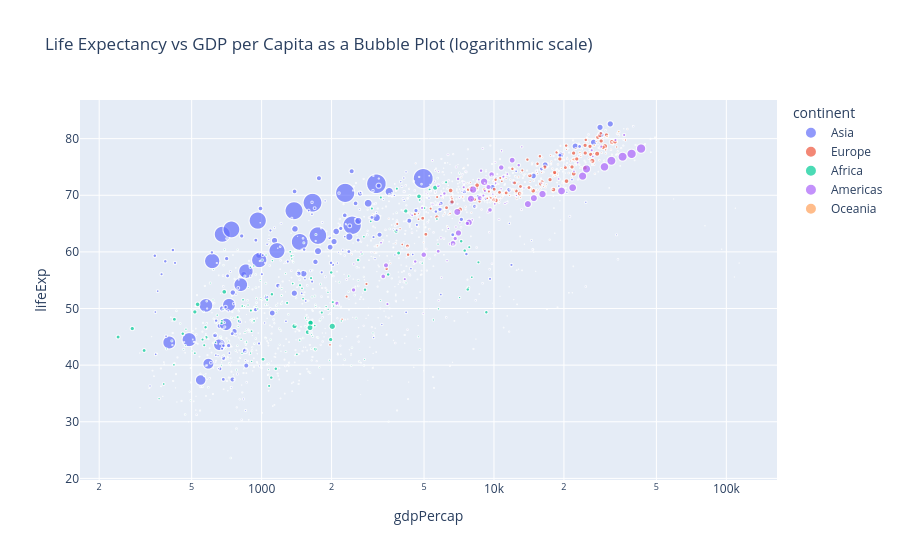

Here is the notebook cell this chart was saved with:
### Code cell
fig = px.scatter(gapminder_df, x='gdpPercap', y='lifeExp', title='Life Expectancy vs GDP per Capita as a Bubble Plot (logarithmic scale)', 
                 color='continent', size='pop', log_x=True)
fig.show()

### Figure 1 — Plotly figure (JSON) as saved in the notebook; plotly's stock layout.template omitted (floating-point values rounded to 4 significant figures; data arrays with more than 128 entries replaced by an {"elided": "..."} marker saying what was removed)
{"data": [{"hovertemplate": "continent=Asia<br>gdpPercap=%{x}<br>lifeExp=%{y}<br>pop=%{marker.size}<extra></extra>", "legendgroup": "Asia", "marker": {"color": "#636efa", "size": {"elided": "396 int values"}, "sizemode": "area", "sizeref": 3297000.0, "symbol": "circle"}, "mode": "markers", "name": "Asia", "showlegend": true, "type": "scattergl", "x": {"elided": "396 float values"}, "xaxis": "x", "y": {"elided": "396 float values"}, "yaxis": "y"}, {"hovertemplate": "continent=Europe<br>gdpPercap=%{x}<br>lifeExp=%{y}<br>pop=%{marker.size}<extra></extra>", "legendgroup": "Europe", "marker": {"color": "#EF553B", "size": {"elided": "360 int values"}, "sizemode": "area", "sizeref": 3297000.0, "symbol": "circle"}, "mode": "markers", "name": "Europe", "showlegend": true, "type": "scattergl", "x": {"elided": "360 float values"}, "xaxis": "x", "y": {"elided": "360 float values"}, "yaxis": "y"}, {"hovertemplate": "continent=Africa<br>gdpPercap=%{x}<br>lifeExp=%{y}<br>pop=%{marker.size}<extra></extra>", "legendgroup": "Africa", "marker": {"color": "#00cc96", "size": {"elided": "624 int values"}, "sizemode": "area", "sizeref": 3297000.0, "symbol": "circle"}, "mode": "markers", "name": "Africa", "showlegend": true, "type": "scattergl", "x": {"elided": "624 float values"}, "xaxis": "x", "y": {"elided": "624 float values"}, "yaxis": "y"}, {"hovertemplate": "continent=Americas<br>gdpPercap=%{x}<br>lifeExp=%{y}<br>pop=%{marker.size}<extra></extra>", "legendgroup": "Americas", "marker": {"color": "#ab63fa", "size": {"elided": "300 int values"}, "sizemode": "area", "sizeref": 3297000.0, "symbol": "circle"}, "mode": "markers", "name": "Americas", "showlegend": true, "type": "scattergl", "x": {"elided": "300 float values"}, "xaxis": "x", "y": {"elided": "300 float values"}, "yaxis": "y"}, {"hovertemplate": "continent=Oceania<br>gdpPercap=%{x}<br>lifeExp=%{y}<br>pop=%{marker.size}<extra></extra>", "legendgroup": "Oceania", "marker": {"color": "#FFA15A", "size": [8691212, 9712569, 10794968, 11872264, 13177000, 14074100, 15184200, 16257249, 17481977, 18565243, 19546792, 20434176, 1994794, 2229407, 2488550, 2728150, 2929100, 3164900, 3210650, 3317166, 3437674, 3676187, 3908037, 4115771], "sizemode": "area", "sizeref": 3297000.0, "symbol": "circle"}, "mode": "markers", "name": "Oceania", "showlegend": true, "type": "scattergl", "x": [10040.0, 10950.0, 12220.0, 14530.0, 16790.0, 18330.0, 19480.0, 21890.0, 23420.0, 27000.0, 30690.0, 34440.0, 10560.0, 12250.0, 13180.0, 14460.0, 16050.0, 16230.0, 17630.0, 19010.0, 18360.0, 21050.0, 23190.0, 25190.0], "xaxis": "x", "y": [69.12, 70.33, 70.93, 71.1, 71.93, 73.49, 74.74, 76.32, 77.56, 78.83, 80.37, 81.23, 69.39, 70.26, 71.24, 71.52, 71.89, 72.22, 73.84, 74.32, 76.33, 77.55, 79.11, 80.2], "yaxis": "y"}], "layout": {"legend": {"itemsizing": "constant", "title": {"text": "continent"}, "tracegroupgap": 0}, "title": {"text": "Life Expectancy vs GDP per Capita as a Bubble Plot (logarithmic scale)"}, "xaxis": {"anchor": "y", "domain": [0, 1], "title": {"text": "gdpPercap"}, "type": "log"}, "yaxis": {"anchor": "x", "domain": [0, 1], "title": {"text": "lifeExp"}}}}
